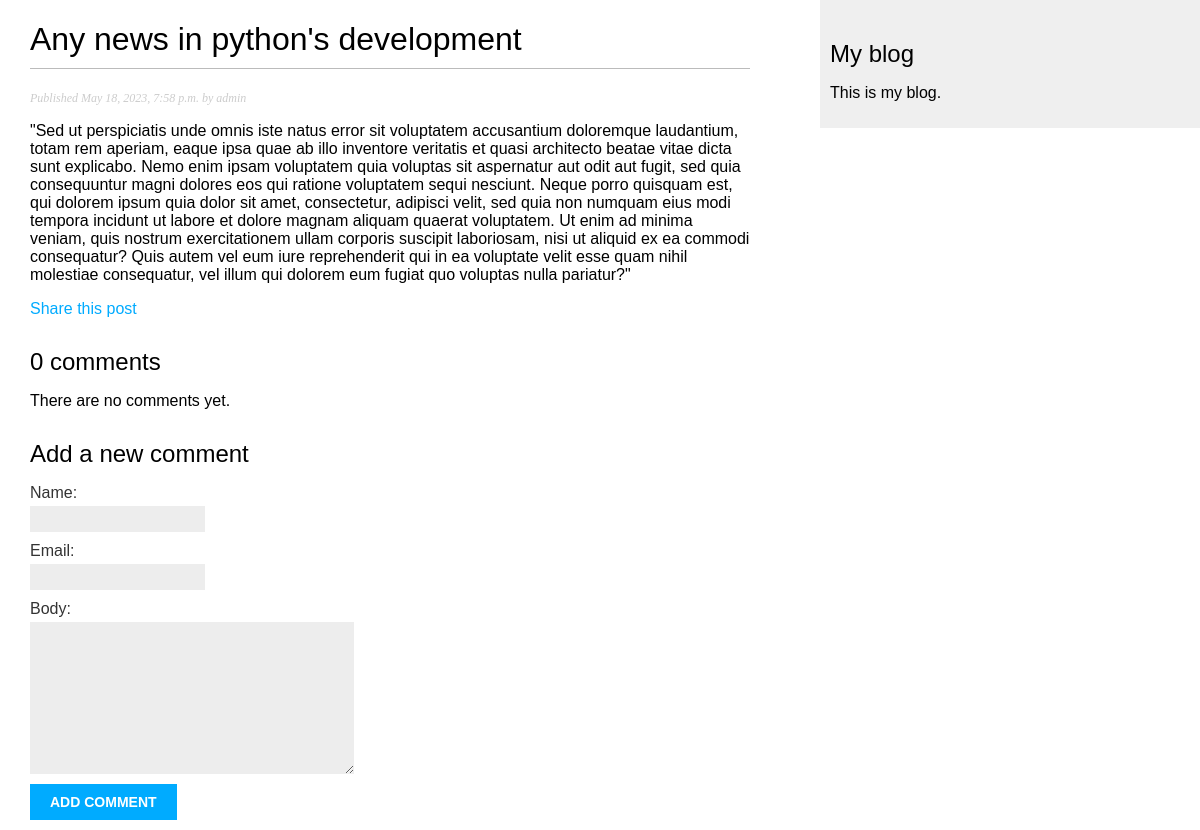
The page /blog/2023/5/18/any-news-in-pythons-development/ on the database its author committed.
### blog/models.py (models this page shows, shortened)
class Post(models.Model):
    class Status(models.TextChoices):
        DRAFT = 'DF', 'Draft'
        PUBLISHED = 'PB', 'Published'
    title = models.CharField(max_length=250)
    slug = models.SlugField(
        max_length=250, unique_for_date='publish'
    )  # уникальное значение поля slug для определенной даты
    body = models.TextField()
    publish = models.DateTimeField(default=timezone.now)
    created = models.DateTimeField(auto_now_add=True)
    updated = models.DateTimeField(auto_now=True)
    status = models.CharField(max_length=2,
                              choices=Status.choices,
                              default=Status.DRAFT)
    author = models.ForeignKey(User,
                               on_delete=models.CASCADE,
                               related_name='blog_posts')
    objects = models.Manager()
    published = PublishedManager()
    class Meta:
        ordering = ['-publish']
        indexes = [
            models.Index(fields=['-publish']),
        ]

### blog/views.py (the view)
# urls.py: path('<int:year>/<int:month>/<int:day>/<slug:post>/', views.post_details, name='post_details'),
def post_details(request, year, month, day, post):
    post = get_object_or_404(Post,
                             status=Post.Status.PUBLISHED,
                             slug=post,
                             publish__year=year,
                             publish__month=month,
                             publish__day=day)
    comments = post.comments.filter(active=True)
    form = CommentForm()
    return render(request, 'blog/post/details.html', {
        'post': post,
        'comments': comments,
        'form': form
    })

### blog/forms.py
class CommentForm(forms.ModelForm):
    class Meta:
        model = Comment
        fields = ['name', 'email', 'body']

### blog/templates/blog/post/details.html (shortened to what this page needs)
{% extends "blog/base.html" %}
{% block content %}
  <h1>{{ post.title }}</h1>
  <p class="date">
    Published {{ post.publish }} by {{ post.author }}
  </p>
  {{ post.body|linebreaks }}
  <p>
    <a href="{% url "blog:post_share" post.id %}">
      Share this post
    </a>
  </p>
  {% with comments.count as total_comments %}
    <h2>
      {{ total_comments }} comment{{ total_comments|pluralize }}
    </h2>
  {% endwith %}
  {% for comment in comments %}
    <div class="comment">
      <p class="info">
        Comment {{ forloop.counter }} by {{ comment.name }}
        {{ comment.created }}
      </p>
      {{ comment.body|linebreaks }}
    </div>
  {% empty %}
    <p>There are no comments yet.</p>
  {% endfor %}
  {% include "blog/post/includes/comment_form.html" %}
{% endblock %}

### blog/static/css/blog.css (style rules this page uses)
body { margin:0; padding:0; font-family:helvetica, sans-serif; }
a { color:#00abff; text-decoration:none; }
h1 { font-weight:normal; border-bottom:1px solid #bbb; padding:0 0 10px 0; }
h2 { font-weight:normal; margin:30px 0 0; }
p.date { color:#ccc; font-family: georgia, serif; font-size: 12px; font-style: italic; }
label { float:left; clear:both; color:#333; margin-bottom:4px; }
input, textarea { clear:both; float:left; margin:0 0 10px; background:#ededed; border:0; padding:6px 10px; font-size:12px; }

### rows shown on the page
Post: title "Any news in python's development", publish "May 18, 2023, 7:58 p.m.", author "admin", body "\"Sed ut perspiciatis unde omnis iste natus error sit voluptatem accusantium doloremque laudantium, totam rem aperiam, eaque ipsa quae ab illo inventore veritatis et quasi architecto beatae vitae dicta sunt explicabo. Nemo enim ipsam voluptatem quia voluptas sit aspernatur aut odit aut fugit, sed quia consequuntur magni dolores eos qui ratione voluptatem sequi nesciunt. Neque porro quisquam est, qui dolorem ipsum quia dolor sit amet, consectetur, adipisci velit, sed quia non numquam eius modi tempora incidunt ut labore et dolore magnam aliquam quaerat voluptatem. Ut enim ad minima veniam, quis nostrum exercitationem ullam corporis suscipit laboriosam, nisi ut aliquid ex ea commodi…"

### other values the page prints
{{ total_comments }} "0"
